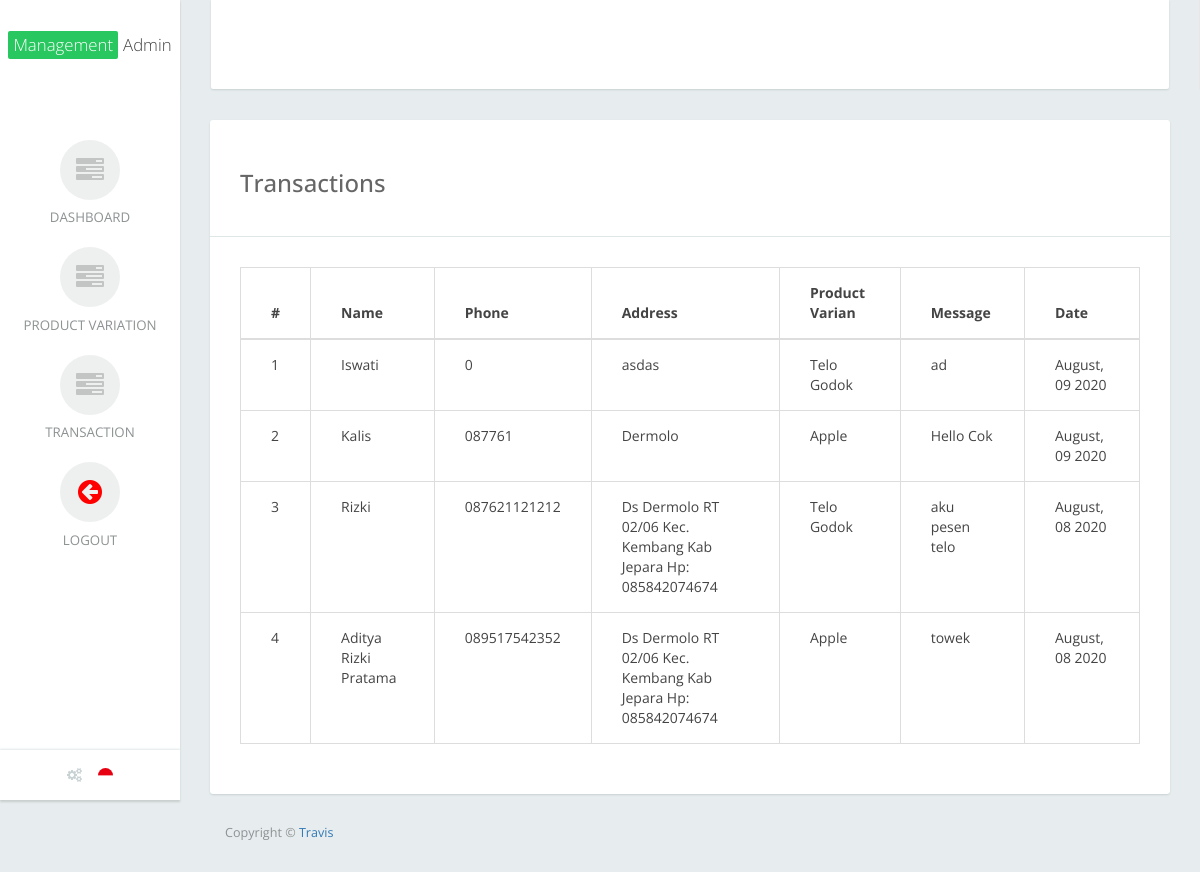
Screenshot of /admin/?page=transaction (signed in) with the database file from the repository.
### tables this page shows
CREATE TABLE `transaction` (
  `id` int(11) NOT NULL,
  `pv_id` int(11) NOT NULL,
  `name` varchar(255) NOT NULL,
  `address` text NOT NULL,
  `phone` varchar(50) NOT NULL,
  `message` text NOT NULL,
  `date` timestamp NULL DEFAULT NULL
);

CREATE TABLE `product_varians` (
  `id_pv` int(11) NOT NULL,
  `name` varchar(255) NOT NULL
);

### config/MainClass.php (called while the page is built, shortened)
<?php
class MainClass
{
    function __construct()
    {
        $host = "localhost";
        $user = "root";
        $pw = "";
        $db = "fiver_puphas";
        $this->db = new PDO("mysql:$host", $user, $pw);
        $this->db->exec("CREATE DATABASE IF NOT EXISTS $db");
        $this->db->exec("USE $db");
    }
    function getTransaction()
    {
        return $this->db->query("select *, t.name as tname, pv.name as pvname
            from transaction t
            join   product_varians pv on t.pv_id =pv.id_pv
            order by id desc ");
    }
}
$use = new MainClass();

### admin/modul/transaction.php (the view, shortened to what this page needs)
<div class="row">
    <div class="col-md-12">
        <div class="card">
            <div class="card-header">
                <h3>Transactions</h3>
            </div>
            <div class="card-body">
                <div class="table">
                    <table class="table datatable table-bordered">
                        <thead>
                        <tr>
                            <th width="10">#</th>
                            <th>Name</th>
                            <th>Phone</th>
                            <th>Address</th>
                            <th>Product Varian</th>
                            <th width="">Message</th>
                            <th width="">Date</th>
                        </tr>
                        </thead>
                        <tbody>
                        <?php foreach ($use->getTransaction() as $key => $pvValue): ?>
                            <tr>
                                <td><?= $key += 1; ?></td>
                                <td><?= $pvValue['tname'] ?></td>
                                <td><?= $pvValue['phone'] ?></td>
                                <td><?= $pvValue['address'] ?></td>
                                <td><?= $pvValue['pvname'] ?></td>
                                <td><?= $pvValue['message'] ?></td>
                                <td><?= date('F, d Y ', strtotime($pvValue['date'])) ?></td>
                            </tr>
                        <?php endforeach; ?>
                        </tbody>
                    </table>
                </div>
            </div>
        </div>
    </div
</div>

### rows the page displays
transaction: key "1", name "Iswati", phone "0", address "asdas", product_varians.name "Telo Godok", message "ad", date "August, 09 2020"
transaction: key "2", name "Kalis", phone "087761", address "Dermolo", product_varians.name "Apple", message "Hello Cok", date "August, 09 2020"
transaction: key "3", name "Rizki", phone "087621121212", address "Ds Dermolo RT 02/06 Kec. Kembang Kab Jepara Hp: 085842074674", product_varians.name "Telo Godok", message "aku pesen telo", date "August, 08 2020"
transaction: key "4", name "Aditya Rizki Pratama", phone "089517542352", address "Ds Dermolo RT 02/06 Kec. Kembang Kab Jepara Hp: 085842074674", product_varians.name "Apple", message "towek", date "August, 08 2020"
